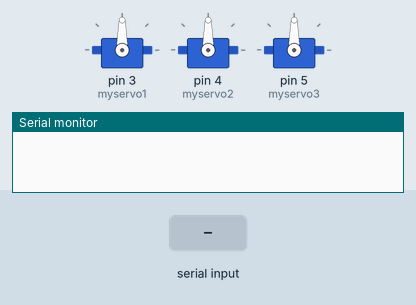
Simulated run of this sketch. Board: Arduino Leonardo, built with avr-gcc and run on an emulated ATmega32U4. Shown: 3 × servo, the last lines printed to the serial monitor. Inputs (shaded band) come from the test bench.

Above: at 1.2 s.
1.3 s: "90,45\n" received over Serial
At 1.6 s:
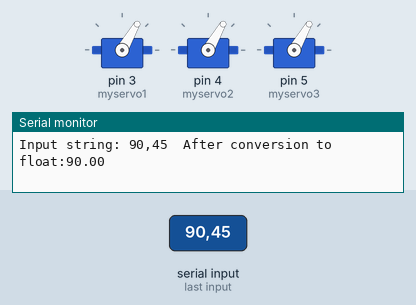
2.8 s: "5\n" received over Serial
Timing chart, 0 to 5.8 s (numbered marks = the images above; inputs shaded):
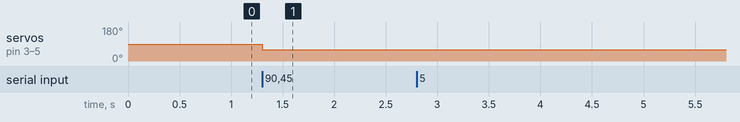

The sketch:

test_hassan.ino
```cpp
String inString = "";    // string to hold input
#include <Servo.h>

Servo myservo1;  // create servo object to control a servo
Servo myservo2;  // create servo object to control a servo
Servo myservo3;  // create servo object to control a servo

void setup() {
  // Open serial communications and wait for port to open:
  Serial.begin(56700);
  while (!Serial) {
    ; // wait for serial port to connect. Needed for Leonardo only
  }

  myservo1.attach(3);  // attaches the servo on pin 9 to the servo object
  myservo2.attach(4);  // attaches the servo on pin 9 to the servo object
  myservo3.attach(5);  // attaches the servo on pin 9 to the servo object


  // send an intro:
}

void loop() {
  // Read serial input:
  while (Serial.available() > 0) {
    int inChar = Serial.read();

    if (inChar != '\n') {

      // As long as the incoming byte
      // is not a newline,
      // convert the incoming byte to a char
      // and add it to the string
      inString += (char)inChar;
    }
    // if you get a newline, print the string,
    // then the string's value as a float:
    else {
      Serial.print("Input string: ");
      Serial.print(inString);
      Serial.print("\tAfter conversion to float:");
      float altitude = inString.toFloat();
      Serial.println(altitude);
      if (altitude > 331){
        myservo1.write(30);
        myservo2.write(30);
        myservo3.write(30);

      }else{
        myservo1.write(60);
        myservo2.write(60);
        myservo3.write(60);
        }
      // clear the string for new input:
      inString = "";
    }
  }
}
```

Measured:
- after the input at 1.3 s, servo on pin 3 (myservo1), servo on pin 4 (myservo2), servo on pin 5 (myservo3): 90° → 60° at once
